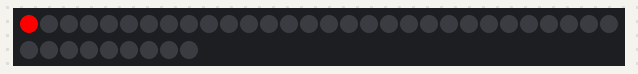
This sketch was run on a simulated Arduino Uno, built with avr-gcc and run on an emulated ATmega328P. On the bench: 39 RGB LEDs in strip order, left to right, continuing on the next row.

Above: at 0.01 s.
At 4.66 s:
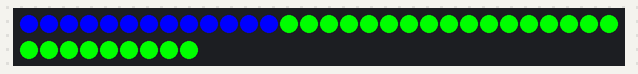
At 9.27 s:
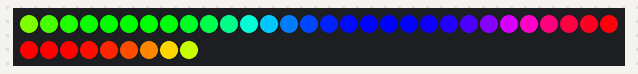
At 19.79 s:
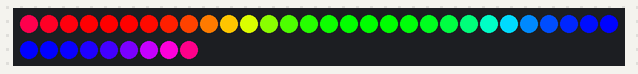
At 27.4 s:
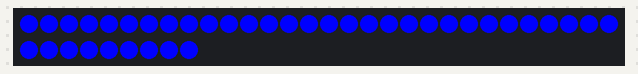
At 39.83 s:
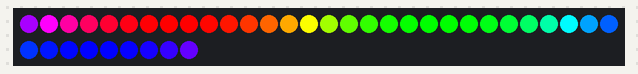

The sketch:

ARGB_LED_Testcode.ino
```cpp
#include <Adafruit_NeoPixel.h>

#define LED_PIN    6      // Data pin
#define LED_COUNT  39      // Number of LEDs

Adafruit_NeoPixel strip(LED_COUNT, LED_PIN, NEO_GRB + NEO_KHZ800);

void setup() {
  strip.begin();
  strip.show(); // Initialize all pixels to 'off'
}

void loop() {
  colorWipe(strip.Color(255, 0, 0), 50); // Red
  colorWipe(strip.Color(0, 255, 0), 50); // Green
  colorWipe(strip.Color(0, 0, 255), 50); // Blue
  rainbow(10);
}

// Fill LEDs one by one
void colorWipe(uint32_t color, int wait) {
  for(int i = 0; i < strip.numPixels(); i++) {
    strip.setPixelColor(i, color);
    strip.show();
    delay(wait);
  }
}

// Rainbow effect
void rainbow(int wait) {
  for(long firstPixelHue = 0; firstPixelHue < 65536; firstPixelHue += 256) {
    for(int i = 0; i < strip.numPixels(); i++) {
      int pixelHue = firstPixelHue + (i * 65536L / strip.numPixels());
      strip.setPixelColor(i, strip.gamma32(strip.ColorHSV(pixelHue)));
    }
    strip.show();
    delay(wait);
  }
}
```
